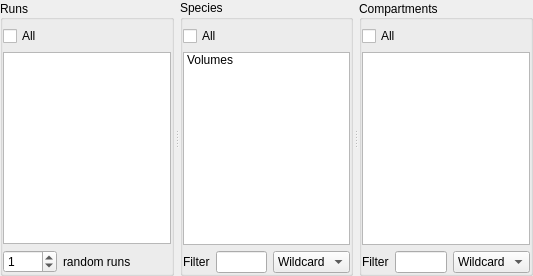
    <widget class="QSplitter" name="_runs_species_compartments_splitter">
     <property name="sizePolicy">
      <sizepolicy hsizetype="Expanding" vsizetype="Expanding">
       <horstretch>0</horstretch>
       <verstretch>0</verstretch>
      </sizepolicy>
     </property>
     <property name="frameShape">
      <enum>QFrame::NoFrame</enum>
     </property>
     <property name="orientation">
      <enum>Qt::Horizontal</enum>
     </property>
     <property name="opaqueResize">
      <bool>true</bool>
     </property>
     <property name="handleWidth">
      <number>6</number>
     </property>
     <property name="childrenCollapsible">
      <bool>false</bool>
     </property>
     <widget class="QGroupBox" name="_runs_group_box">
      <property name="title">
       <string>Runs</string>
      </property>
      <property name="alignment">
       <set>Qt::AlignLeading|Qt::AlignLeft|Qt::AlignVCenter</set>
      </property>
      <property name="flat">
       <bool>true</bool>
      </property>
      <layout class="QVBoxLayout" name="verticalLayout_5">
       <property name="leftMargin">
        <number>0</number>
       </property>
       <property name="topMargin">
        <number>6</number>
       </property>
       <property name="rightMargin">
        <number>0</number>
       </property>
       <property name="bottomMargin">
        <number>0</number>
       </property>
       <item>
        <layout class="QVBoxLayout" name="_runs_group_box_layout">
         <item>
          <layout class="QHBoxLayout" name="_runs_selected_and_total_layout">
           <item>
            <widget class="QCheckBox" name="select_all_runs_check_box">
             <property name="enabled">
              <bool>true</bool>
             </property>
             <property name="toolTip">
              <string>Select all runs</string>
             </property>
             <property name="text">
              <string>All</string>
             </property>
             <property name="checked">
              <bool>false</bool>
             </property>
            </widget>
           </item>
           <item>
            <spacer name="_runs_selected_and_total_spacer">
             <property name="orientation">
              <enum>Qt::Horizontal</enum>
             </property>
             <property name="sizeHint" stdset="0">
              <size>
               <width>40</width>
               <height>20</height>
              </size>
             </property>
            </spacer>
           </item>
           <item>
            <widget class="QLabel" name="runs_selected_and_total_label">
             <property name="toolTip">
              <string>selected / total</string>
             </property>
             <property name="text">
              <string/>
             </property>
             <property name="scaledContents">
              <bool>false</bool>
             </property>
             <property name="alignment">
              <set>Qt::AlignRight|Qt::AlignTrailing|Qt::AlignVCenter</set>
             </property>
            </widget>
           </item>
          </layout>
         </item>
         <item>
          <widget class="ListWidget" name="runs_list_widget">
           <property name="enabled">
            <bool>true</bool>
           </property>
           <property name="toolTip">
            <string>Select multiple runs using Ctrl-click, Shift-click or by clicking and dragging.</string>
           </property>
           <property name="selectionMode">
            <enum>QAbstractItemView::ExtendedSelection</enum>
           </property>
          </widget>
         </item>
         <item>
          <layout class="QHBoxLayout" name="_random_runs_layout">
           <item>
            <widget class="QSpinBox" name="random_runs_spin_box">
             <property name="enabled">
              <bool>true</bool>
             </property>
             <property name="toolTip">
              <string>Select &lt;I&gt;n&lt;/I&gt; random runs</string>
             </property>
             <property name="suffix">
              <string/>
             </property>
             <property name="minimum">
              <number>0</number>
             </property>
             <property name="maximum">
              <number>1000</number>
             </property>
             <property name="singleStep">
              <number>1</number>
             </property>
             <property name="value">
              <number>1</number>
             </property>
            </widget>
           </item>
           <item>
            <widget class="QLabel" name="random_runs_label">
             <property name="toolTip">
              <string>Select &lt;I&gt;n&lt;/I&gt; random runs</string>
             </property>
             <property name="text">
              <string>random runs</string>
             </property>
             <property name="buddy">
              <cstring>random_runs_spin_box</cstring>
             </property>
            </widget>
           </item>
           <item>
            <spacer name="_random_runs_spacer">
             <property name="orientation">
              <enum>Qt::Horizontal</enum>
             </property>
             <property name="sizeHint" stdset="0">
              <size>
               <width>40</width>
               <height>20</height>
              </size>
             </property>
            </spacer>
           </item>
          </layout>
         </item>
        </layout>
       </item>
      </layout>
     </widget>
     <widget class="QGroupBox" name="_species_group_box">
      <property name="title">
       <string>Species</string>
      </property>
      <property name="flat">
       <bool>true</bool>
      </property>
      <layout class="QVBoxLayout" name="verticalLayout_6">
       <property name="leftMargin">
        <number>0</number>
       </property>
       <property name="topMargin">
        <number>6</number>
       </property>
       <property name="rightMargin">
        <number>0</number>
       </property>
       <property name="bottomMargin">
        <number>0</number>
       </property>
       <item>
        <layout class="QVBoxLayout" name="_species_layout">
         <item>
          <layout class="QHBoxLayout" name="_species_selected_and_total_layout">
           <item>
            <widget class="QCheckBox" name="select_all_species_check_box">
             <property name="enabled">
              <bool>true</bool>
             </property>
             <property name="toolTip">
              <string>Select all (filtered) species</string>
             </property>
             <property name="text">
              <string>All</string>
             </property>
             <property name="checked">
              <bool>false</bool>
             </property>
            </widget>
           </item>
           <item>
            <spacer name="_species_selected_and_total_spacer">
             <property name="orientation">
              <enum>Qt::Horizontal</enum>
             </property>
             <property name="sizeHint" stdset="0">
              <size>
               <width>40</width>
               <height>20</height>
              </size>
             </property>
            </spacer>
           </item>
           <item>
            <widget class="QLabel" name="species_selected_and_total_label">
             <property name="toolTip">
              <string>selected / total</string>
             </property>
             <property name="text">
              <string/>
             </property>
             <property name="scaledContents">
              <bool>false</bool>
             </property>
             <property name="alignment">
              <set>Qt::AlignRight|Qt::AlignTrailing|Qt::AlignVCenter</set>
             </property>
            </widget>
           </item>
          </layout>
         </item>
         <item>
          <widget class="ListWidget" name="species_list_widget">
           <property name="toolTip">
            <string>Select multiple species using Ctrl-click, Shift-click or by clicking and dragging.</string>
           </property>
           <property name="selectionMode">
            <enum>QAbstractItemView::ExtendedSelection</enum>
           </property>
           <property name="sortingEnabled">
            <bool>false</bool>
           </property>
           <item>
            <property name="text">
             <string>Volumes</string>
            </property>
           </item>
          </widget>
         </item>
         <item>
          <layout class="QHBoxLayout" name="horizontalLayout">
           <item>
            <widget class="QLabel" name="label">
             <property name="text">
              <string>Filter</string>
             </property>
            </widget>
           </item>
           <item>
            <widget class="QLineEdit" name="filter_species_line_edit">
             <property name="toolTip">
              <string>Filter Species</string>
             </property>
            </widget>
           </item>
           <item>
            <widget class="QComboBox" name="comboBox">
             <item>
              <property name="text">
               <string>Wildcard</string>
              </property>
             </item>
             <item>
              <property name="text">
               <string>Regex</string>
              </property>
             </item>
            </widget>
           </item>
          </layout>
         </item>
        </layout>
       </item>
      </layout>
     </widget>
     <widget class="QGroupBox" name="_compartments_group_box">
      <property name="title">
       <string>Compartments</string>
      </property>
      <property name="alignment">
       <set>Qt::AlignLeading|Qt::AlignLeft|Qt::AlignVCenter</set>
      </property>
      <property name="flat">
       <bool>true</bool>
      </property>
      <layout class="QVBoxLayout" name="verticalLayout_7">
       <property name="leftMargin">
        <number>0</number>
       </property>
       <property name="topMargin">
        <number>6</number>
       </property>
       <property name="rightMargin">
        <number>0</number>
       </property>
       <property name="bottomMargin">
        <number>0</number>
       </property>
       <item>
        <layout class="QVBoxLayout" name="_compartments_group_box_layout">
         <item>
          <layout class="QHBoxLayout" name="_compartments_selected_and_total_layout">
           <item>
            <widget class="QCheckBox" name="select_all_compartments_check_box">
             <property name="enabled">
              <bool>true</bool>
             </property>
             <property name="toolTip">
              <string>Select all (filter) compartments</string>
             </property>
             <property name="text">
              <string>All</string>
             </property>
             <property name="checked">
              <bool>false</bool>
             </property>
            </widget>
           </item>
           <item>
            <spacer name="_compartments_selected_and_total_spacer">
             <property name="orientation">
              <enum>Qt::Horizontal</enum>
             </property>
             <property name="sizeHint" stdset="0">
              <size>
               <width>40</width>
               <height>20</height>
              </size>
             </property>
            </spacer>
           </item>
           <item>
            <widget class="QLabel" name="compartments_selected_and_total_label">
             <property name="toolTip">
              <string>selected / total</string>
             </property>
             <property name="text">
              <string/>
             </property>
             <property name="scaledContents">
              <bool>false</bool>
             </property>
             <property name="alignment">
              <set>Qt::AlignRight|Qt::AlignTrailing|Qt::AlignVCenter</set>
             </property>
            </widget>
           </item>
          </layout>
         </item>
         <item>
          <widget class="CompartmentsListWidget" name="compartments_list_widget">
           <property name="enabled">
            <bool>true</bool>
           </property>
           <property name="toolTip">
            <string>Select multiple compartments using Ctrl-click, Shift-click or by clicking and dragging.</string>
           </property>
           <property name="selectionMode">
            <enum>QAbstractItemView::ExtendedSelection</enum>
           </property>
           <property name="sortingEnabled">
            <bool>false</bool>
           </property>
          </widget>
         </item>
         <item>
          <layout class="QHBoxLayout" name="horizontalLayout_2">
           <item>
            <widget class="QLabel" name="label_2">
             <property name="text">
              <string>Filter</string>
             </property>
            </widget>
           </item>
           <item>
            <widget class="QLineEdit" name="filter_compartments_line_edit">
             <property name="toolTip">
              <string>Filter Compartments</string>
             </property>
            </widget>
           </item>
           <item>
            <widget class="QComboBox" name="comboBox_2">
             <item>
              <property name="text">
               <string>Wildcard</string>
              </property>
             </item>
             <item>
              <property name="text">
               <string>Regex</string>
              </property>
             </item>
            </widget>
           </item>
          </layout>
         </item>
        </layout>
       </item>
      </layout>
     </widget>
    </widget>
